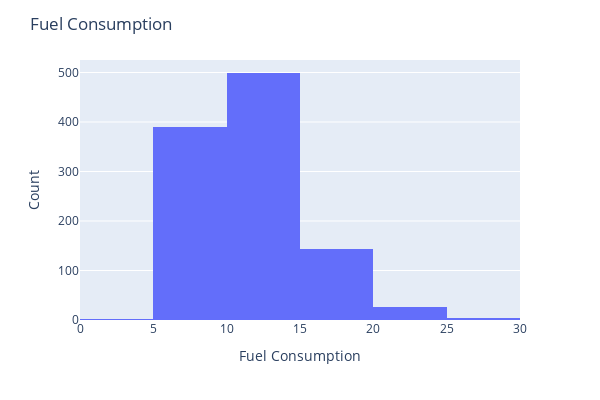

Notebook code cell kept with this figure:
### Code cell
fig_config = {
    'data_frame': df,
    'x': 'fuel_consumption',
    'nbins': 6,
    'width': 600, 
    'height': 400
}

layout_config = {
    'title': 'Fuel Consumption',
    'xaxis_title': 'Fuel Consumption',
    'yaxis_title': 'Count',
}

fig = px.histogram(**fig_config)
fig.update_layout(**layout_config)
fig.show()

### Figure 1 — Plotly figure (JSON) as saved in the notebook; plotly's stock layout.template omitted (floating-point values rounded to 4 significant figures; data arrays with more than 128 entries replaced by an {"elided": "..."} marker saying what was removed)
{"data": [{"alignmentgroup": "True", "bingroup": "x", "hovertemplate": "fuel_consumption=%{x}<br>count=%{y}<extra></extra>", "legendgroup": "", "marker": {"color": "#636efa", "pattern": {"shape": ""}}, "name": "", "nbinsx": 6, "offsetgroup": "", "orientation": "v", "showlegend": false, "type": "histogram", "x": {"elided": "1067 float values"}, "xaxis": "x", "yaxis": "y"}], "layout": {"barmode": "relative", "height": 400, "legend": {"tracegroupgap": 0}, "margin": {"t": 60}, "title": {"text": "Fuel Consumption"}, "width": 600, "xaxis": {"anchor": "y", "domain": [0, 1], "title": {"text": "Fuel Consumption"}}, "yaxis": {"anchor": "x", "domain": [0, 1], "title": {"text": "Count"}}}}
